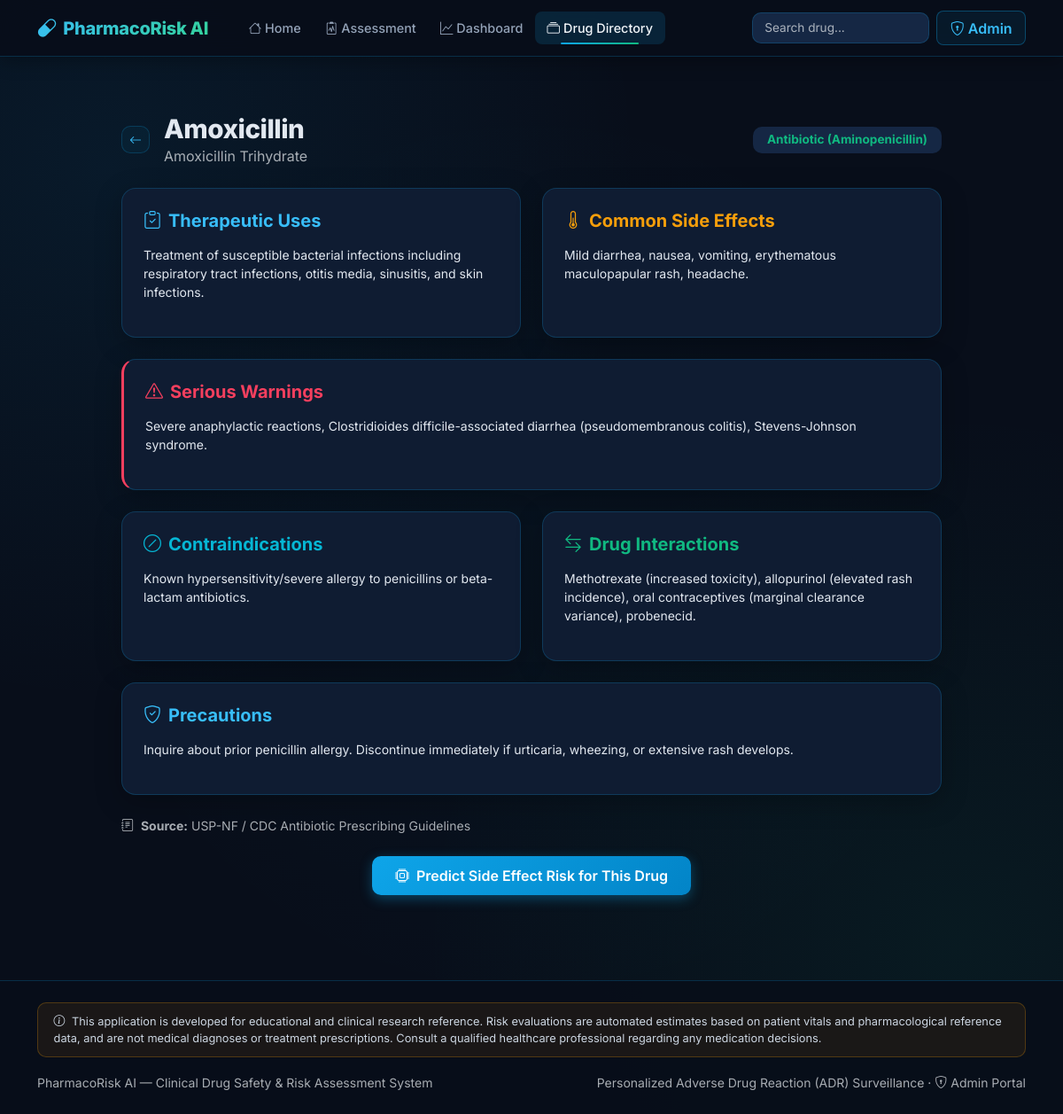
/drug-info/153, run on the app's committed database.
### tables this page shows
CREATE TABLE drugs (
    id INTEGER PRIMARY KEY AUTOINCREMENT,
    drug_name TEXT NOT NULL UNIQUE,
    generic_name TEXT NOT NULL,
    category TEXT NOT NULL,
    uses TEXT NOT NULL,
    common_side_effects TEXT NOT NULL,
    serious_warnings TEXT NOT NULL,
    contraindications TEXT NOT NULL,
    interactions TEXT NOT NULL,
    precautions TEXT NOT NULL,
    source_reference TEXT DEFAULT 'FDA / DailyMed / WHO Essential Medicines',
    created_at TIMESTAMP DEFAULT CURRENT_TIMESTAMP
);

### app.py (the view)
@app.route('/drug-info/<int:drug_id>')
def drug_info(drug_id):
    drug = query_db("SELECT * FROM drugs WHERE id = ?", (drug_id,), one=True)
    if not drug:
        flash("Drug not found in database.", "danger")
        return redirect(url_for('index'))
    return render_template('drug_info.html', drug=drug)

### app.py (called while the page is built)
@app.context_processor
def inject_global_vars():
    return {
        'app_name': 'PharmacoRisk AI',
        'academic_disclaimer': (
            "This application is developed for educational and clinical research reference. "
            "Risk evaluations are automated estimates based on patient vitals and pharmacological reference data, "
            "and are not medical diagnoses or treatment prescriptions. "
            "Consult a qualified healthcare professional regarding any medication decisions."
        )
    }

### database/db.py (called while the page is built)
def get_db(db_path=None):
    path = db_path or DATABASE_PATH
    os.makedirs(os.path.dirname(path), exist_ok=True)
    try:
        if 'db' not in g:
            g.db = sqlite3.connect(path)
            g.db.row_factory = sqlite3.Row
        return g.db
    except RuntimeError:
        conn = sqlite3.connect(path)
        conn.row_factory = sqlite3.Row
        return conn

def query_db(query, args=(), one=False, db_path=None):
    conn = get_db(db_path)
    cur = conn.cursor()
    cur.execute(query, args)
    rv = cur.fetchall()
    cur.close()
    return (rv[0] if rv else None) if one else rv

### templates/drug_info.html (shortened to what this page needs)
{% extends "base.html" %}
{% block content %}
<div class="container py-5">
    <div class="row justify-content-center">
        <div class="col-lg-10">
            <div class="d-flex align-items-center mb-4 animate-in">
                <a href="{{ url_for('index') }}" class="btn btn-outline-glass btn-sm me-3"><i class="bi bi-arrow-left"></i></a>
                <div>
                    <h1 class="section-title mb-0">{{ drug['drug_name'] }}</h1>
                    <p class="text-muted mb-0">{{ drug['generic_name'] }}</p>
                </div>
                <span class="badge ms-auto" style="background: var(--pr-bg-elevated); color: var(--pr-secondary); font-size: 0.85rem; padding: 0.5rem 1rem; border-radius: 10px;">{{ drug['category'] }}</span>
            </div>
            <div class="row g-4">
                <div class="col-md-6">
                    <div class="card-glass p-4 h-100 animate-in">
                        <h5 class="fw-bold mb-3" style="color: var(--pr-primary-light);"><i class="bi bi-clipboard-check me-2"></i>Therapeutic Uses</h5>
                        <p class="small">{{ drug['uses'] }}</p>
                    </div>
                </div>
                <div class="col-md-6">
                    <div class="card-glass p-4 h-100 animate-in" style="animation-delay: 0.05s;">
                        <h5 class="fw-bold mb-3" style="color: var(--pr-warning);"><i class="bi bi-thermometer-half me-2"></i>Common Side Effects</h5>
                        <p class="small">{{ drug['common_side_effects'] }}</p>
                    </div>
                </div>
                <div class="col-12">
                    <div class="card-glass p-4 animate-in" style="animation-delay: 0.1s; border-left: 3px solid var(--pr-danger);">
                        <h5 class="fw-bold mb-3" style="color: var(--pr-danger);"><i class="bi bi-exclamation-triangle me-2"></i>Serious Warnings</h5>
                        <p class="small">{{ drug['serious_warnings'] }}</p>
                    </div>
                </div>
                <div class="col-md-6">
                    <div class="card-glass p-4 h-100 animate-in" style="animation-delay: 0.15s;">
                        <h5 class="fw-bold mb-3" style="color: var(--pr-accent);"><i class="bi bi-slash-circle me-2"></i>Contraindications</h5>
                        <p class="small">{{ drug['contraindications'] }}</p>
                    </div>
                </div>
                <div class="col-md-6">
                    <div class="card-glass p-4 h-100 animate-in" style="animation-delay: 0.2s;">
                        <h5 class="fw-bold mb-3" style="color: var(--pr-secondary);"><i class="bi bi-arrow-left-right me-2"></i>Drug Interactions</h5>
                        <p class="small">{{ drug['interactions'] }}</p>
                    </div>
                </div>
                <div class="col-12">
                    <div class="card-glass p-4 animate-in" style="animation-delay: 0.25s;">
                        <h5 class="fw-bold mb-3" style="color: var(--pr-primary-light);"><i class="bi bi-shield-check me-2"></i>Precautions</h5>
                        <p class="small">{{ drug['precautions'] }}</p>
                    </div>
                </div>
            </div>
            {% if drug['source_reference'] %}
            <div class="text-muted small mt-4 animate-in" style="animation-delay: 0.3s;">
                <i class="bi bi-journal-text me-1"></i> <strong>Source:</strong> {{ drug['source_reference'] }}
            </div>
            {% endif %}
            <div class="text-center mt-4 animate-in" style="animation-delay: 0.35s;">
                <a href="{{ url_for('patient') }}" class="btn btn-primary-gradient">
                    <i class="bi bi-cpu me-2"></i>Predict Side Effect Risk for This Drug
                </a>
            </div>
        </div>
    </div>
</div>
{% endblock %}

### templates/base.html (style rules this page uses)
:root { --pr-primary: #0ea5e9; --pr-primary-hover: #0284c7; --pr-primary-light: #38bdf8; --pr-secondary: #10b981; --pr-secondary-light: #34d399; --pr-accent: #06b6d4; --pr-accent-alt: #14b8a6; --pr-danger: #f43f5e; --pr-warning: #f59e0b; --pr-success: #10b981; --pr-bg-dark: #080e1a; --pr-bg-card: #0f1c32; --pr-bg-elevated: #152744; --pr-border: rgba(14, 165, 233, 0.22); --pr-glow: rgba(14, 165, 233, 0.25); --pr-emerald-glow: rgba(16, 185, 129, 0.25); }
* { font-family: 'Inter', system-ui, sans-serif; }
body { background-color: var(--pr-bg-dark); background-image: radial-gradient(circle at 10% 15%, rgba(14, 165, 233, 0.08) 0%, transparent 40%), radial-gradient(circle at 90% 85%, rgba(16, 185, 129, 0.07) 0%, transparent 40%), radial-gradient(circle at 50% 50%, rgba(6, 182, 212, 0.03) 0%, transparent 60%); background-attachment: fixed; color: #e2e8f0; min-height: 100vh; }
.card-glass { background: var(--pr-bg-card); border: 1px solid var(--pr-border); border-radius: 16px; transition: transform 0.25s cubic-bezier(0.16, 1, 0.3, 1), box-shadow 0.25s cubic-bezier(0.16, 1, 0.3, 1), border-color 0.25s ease; box-shadow: 0 8px 30px rgba(0, 0, 0, 0.25); }
.btn-primary-gradient { background: linear-gradient(135deg, var(--pr-primary), #0284c7); border: none; color: white; font-weight: 600; padding: 0.65rem 1.6rem; border-radius: 10px; box-shadow: 0 4px 14px rgba(14, 165, 233, 0.35); transition: all 0.25s ease; }
.btn-outline-glass { border: 1px solid var(--pr-border); color: var(--pr-primary-light); background: rgba(14, 165, 233, 0.05); border-radius: 10px; font-weight: 500; transition: all 0.25s ease; }
.section-title { font-weight: 800; font-size: 1.85rem; margin-bottom: 0.5rem; letter-spacing: -0.5px; }
.animate-in { animation: fadeInUp 0.45s cubic-bezier(0.16, 1, 0.3, 1) forwards; }

### data on the page
drugs: drug_name "Amoxicillin", generic_name "Amoxicillin Trihydrate", category "Antibiotic (Aminopenicillin)", uses "Treatment of susceptible bacterial infections including respiratory tract infections, otitis media, sinusitis, and skin infections.", common_side_effects "Mild diarrhea, nausea, vomiting, erythematous maculopapular rash, headache.", serious_warnings "Severe anaphylactic reactions, Clostridioides difficile-associated diarrhea (pseudomembranous colitis), Stevens-Johnson syndrome.", contraindications "Known hypersensitivity/severe allergy to penicillins or beta-lactam antibiotics.", interactions "Methotrexate (increased toxicity), allopurinol (elevated rash incidence), oral contraceptives (marginal clearance variance), probenecid.", precautions "Inquire about prior penicillin allergy. Discontinue immediately if urticaria, wheezing, or extensive rash develops.", source_reference "USP-NF / CDC Antibiotic Prescribing Guidelines"

### other printed values
{{ app_name }} "PharmacoRisk AI"
